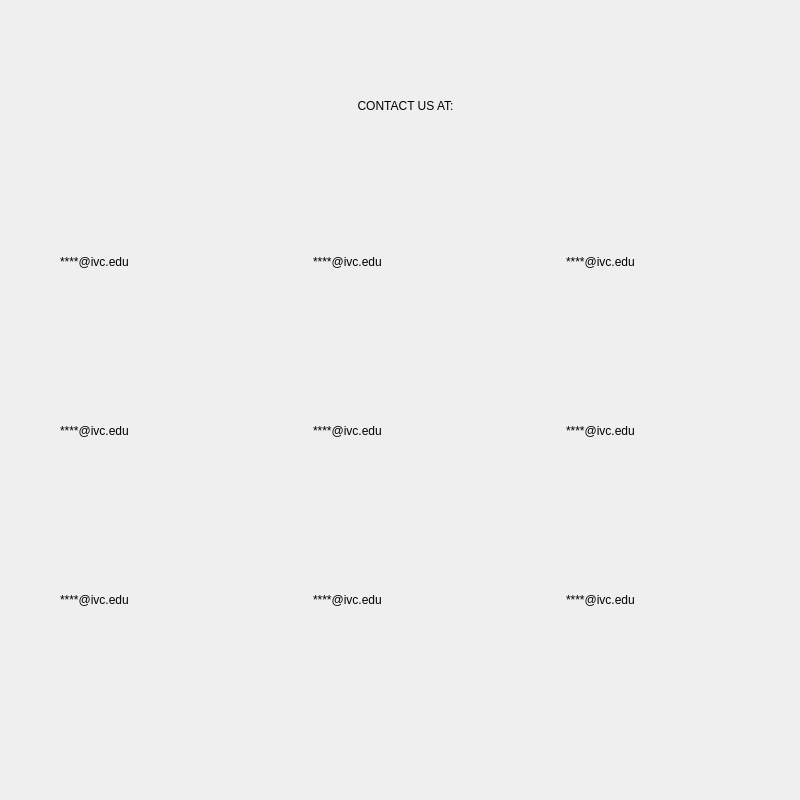
<?xml version="1.0" encoding="UTF-8"?>
<ui version="4.0">
 <class>ContactUs</class>
 <widget class="QDialog" name="ContactUs">
  <property name="geometry">
   <rect>
    <x>0</x>
    <y>0</y>
    <width>800</width>
    <height>800</height>
   </rect>
  </property>
  <property name="windowTitle">
   <string>Dialog</string>
  </property>
  <widget class="QWidget" name="gridLayoutWidget">
   <property name="geometry">
    <rect>
     <x>60</x>
     <y>180</y>
     <width>751</width>
     <height>501</height>
    </rect>
   </property>
   <layout class="QGridLayout" name="gridLayout">
    <property name="horizontalSpacing">
     <number>8</number>
    </property>
    <item row="2" column="0">
     <widget class="QLabel" name="label_3">
      <property name="text">
       <string>****@ivc.edu</string>
      </property>
     </widget>
    </item>
    <item row="3" column="1">
     <widget class="QLabel" name="label_8">
      <property name="text">
       <string>****@ivc.edu</string>
      </property>
     </widget>
    </item>
    <item row="3" column="0">
     <widget class="QLabel" name="label_7">
      <property name="text">
       <string>****@ivc.edu</string>
      </property>
     </widget>
    </item>
    <item row="3" column="2">
     <widget class="QLabel" name="label_9">
      <property name="text">
       <string>****@ivc.edu</string>
      </property>
     </widget>
    </item>
    <item row="2" column="1">
     <widget class="QLabel" name="label_4">
      <property name="text">
       <string>****@ivc.edu</string>
      </property>
     </widget>
    </item>
    <item row="2" column="2">
     <widget class="QLabel" name="label_6">
      <property name="text">
       <string>****@ivc.edu</string>
      </property>
     </widget>
    </item>
    <item row="0" column="2">
     <widget class="QLabel" name="label_5">
      <property name="text">
       <string>****@ivc.edu</string>
      </property>
     </widget>
    </item>
    <item row="0" column="1">
     <widget class="QLabel" name="label_2">
      <property name="text">
       <string>****@ivc.edu</string>
      </property>
     </widget>
    </item>
    <item row="0" column="0">
     <widget class="QLabel" name="label">
      <property name="text">
       <string>****@ivc.edu</string>
      </property>
     </widget>
    </item>
   </layout>
  </widget>
  <widget class="QWidget" name="verticalLayoutWidget">
   <property name="geometry">
    <rect>
     <x>270</x>
     <y>30</y>
     <width>271</width>
     <height>151</height>
    </rect>
   </property>
   <layout class="QVBoxLayout" name="verticalLayout">
    <item>
     <widget class="QLabel" name="label_10">
      <property name="text">
       <string>CONTACT US AT:</string>
      </property>
      <property name="alignment">
       <set>Qt::AlignCenter</set>
      </property>
     </widget>
    </item>
   </layout>
  </widget>
 </widget>
 <resources/>
 <connections/>
</ui>
